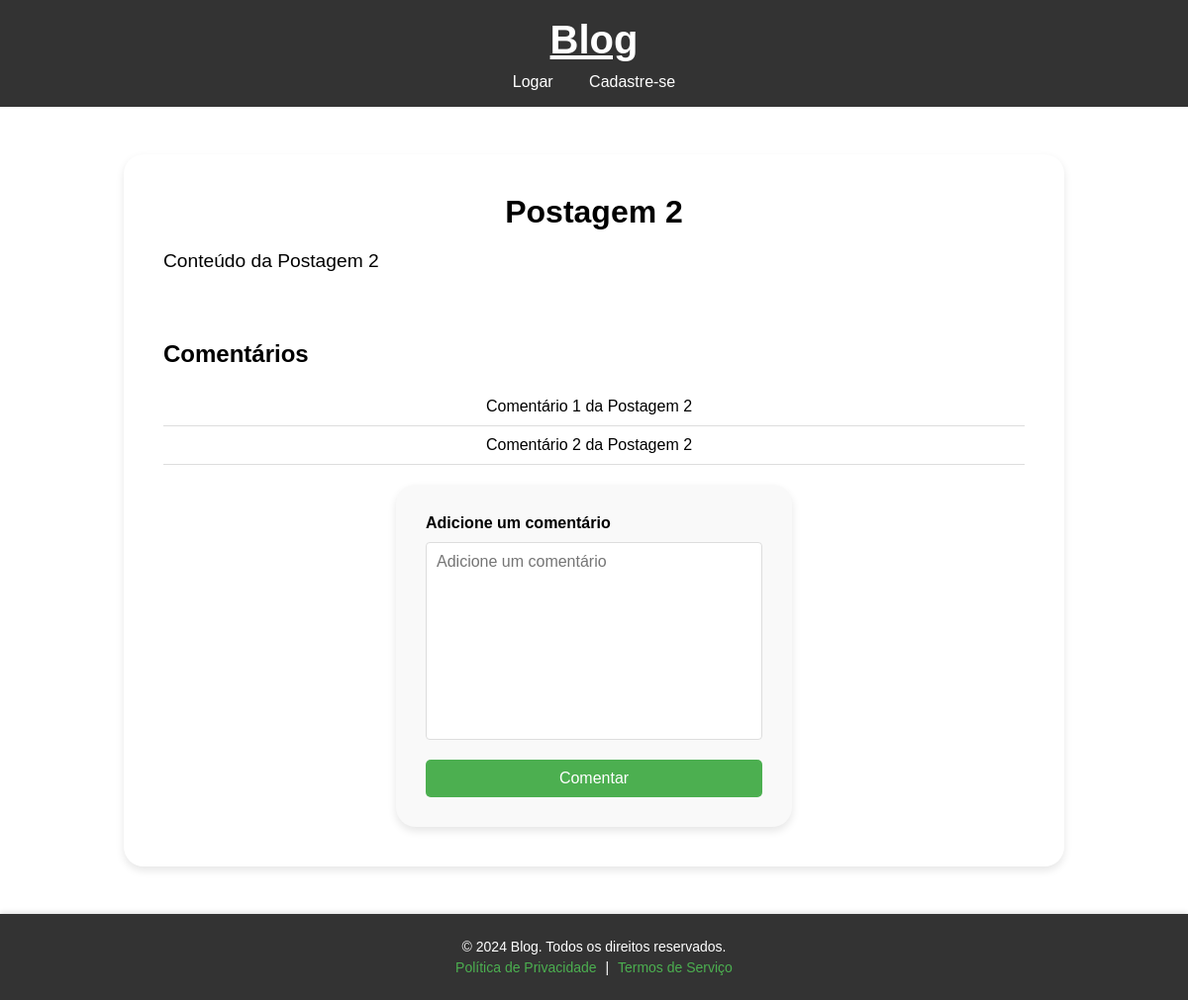
The page /blog/postagem/3 on the database its author committed.
### tables this page shows
CREATE TABLE postagens (
    id INTEGER PRIMARY KEY AUTOINCREMENT,
    titulo TEXT NOT NULL,
    conteudo TEXT NOT NULL,
    usuario_id INTEGER NOT NULL,
    FOREIGN KEY (usuario_id) REFERENCES usuarios(id)
);

CREATE TABLE comentarios (
    id INTEGER PRIMARY KEY AUTOINCREMENT,
    conteudo TEXT NOT NULL,
    postagem_id INTEGER NOT NULL,
    usuario_id INTEGER NOT NULL,
    FOREIGN KEY (postagem_id) REFERENCES postagens(id),
    FOREIGN KEY (usuario_id) REFERENCES usuarios(id)
);

### routes/blog_routes.py (the view, shortened to what this page needs)
@blog_bp.route('/postagem/<int:postagem_id>', methods=['GET', 'POST'])
def detalhe_postagem(postagem_id):
    db = get_db()
    postagem = db.execute(
        'SELECT id, titulo, conteudo, usuario_id FROM postagens WHERE id = ?',
        (postagem_id,)
    ).fetchone()
    if not postagem:
        return "Postagem não encontrada", 404
    comentarios = db.execute(
        'SELECT id, conteudo, usuario_id FROM comentarios WHERE postagem_id = ?',
        (postagem_id,)
    ).fetchall()
    return render_template('detalhe_postagem.html', postagem=postagem, comentarios=comentarios)

### models/db.py (called while the page is built)
def get_db():
    if 'db' not in g:
        g.db = sqlite3.connect(current_app.config['DATABASE'])
        g.db.row_factory = sqlite3.Row
    return g.db

### templates/detalhe_postagem.html (shortened to what this page needs)
{% extends "base.html" %}
{% block content %}
<div class="post-container">
    <div class="post-detalhe">
        <h1>{{ postagem['titulo'] }}</h1>
        <p>{{ postagem['conteudo'] }}</p>
    </div>
    <div class="comentarios">
        <h2>Comentários</h2>
        {% if comentarios %}
            <ul>
                {% for comentario in comentarios %}
                    <li class="comentario">
                        <span>{{ comentario['conteudo'] }}</span>
                    </li>
                {% endfor %}
            </ul>
        {% else %}
            <p>Sem comentários ainda.</p>
        {% endif %}
        <form class="add_post" method="POST" action="{{ url_for('blog.comentar_postagem', postagem_id=postagem['id']) }}">
            <h4>Adicione um comentário</h4>
            <textarea name="conteudo" placeholder="Adicione um comentário" required></textarea>
            <button type="submit" class="btn">Comentar</button>
        </form>
    </div>
</div>
{% endblock %}

### static/css/main.css (style rules this page uses)
* { font-family: Arial, sans-serif; margin: 0; padding: 0; box-sizing: border-box; }
html, body { min-height: 100%; display: flex; flex-direction: column; height: 100vh; }
h4 { padding-bottom: 10px; }

### static/css/form.css (style rules this page uses)
input, textarea { width: 100%; padding: 10px; margin-bottom: 15px; border: 1px solid #ccc; border-radius: 4px; box-sizing: border-box; }
button[type="submit"] { background-color: #4CAF50; color: white; border: none; cursor: pointer; padding: 10px 15px; width: 100%; font-size: 16px; }
ul { list-style-type: none; padding: 0; margin: 20px 0; color: red; text-align: center; }

### static/css/post.css (style rules this page uses)
h1 { font-size: 24px; text-align: center; margin-bottom: 20px; }
input, textarea { width: 100%; padding: 10px; margin-bottom: 20px; border: 1px solid #ddd; border-radius: 4px; font-size: 16px; color: #333; background-color: #fff; }
button { width: 100%; padding: 12px; background-color: #333; color: white; border: none; border-radius: 4px; font-size: 16px; cursor: pointer; transition: background-color 0.3s ease; }
textarea { height: 200px; resize: none; }

### static/css/detalhe_post.css (style rules this page uses)
.post-container { width: 950px; padding: 40px; border-radius: 20px; box-shadow: 0 4px 9px rgba(0, 0, 0, 0.1); }
.post-detalhe { margin-bottom: 2em; }
.post-detalhe h1 { font-size: 2rem; margin-bottom: 1rem; }
.post-detalhe p { font-size: 1.2rem; line-height: 1.6; margin-bottom: 1.5rem; }
.comentarios { margin-top: 4rem; }
.comentarios ul li { display: flex; justify-content: space-between; align-items: center; padding: 10px; border-bottom: 1px solid #ddd; font-size: 16px; }
ul li span { color: #000; flex-grow: 1; margin-right: 10px; word-wrap: break-word; }
.comentarios ul { list-style-type: none; padding: 20px 0; margin: 0; }
.comentarios li { padding: 0.5rem; border-bottom: 1px solid #ddd; }
.comentarios textarea { width: 100%; min-height: 80px; margin-bottom: 1rem; }
.btn { display: inline-block; padding: 0.5rem 1rem; color: #fff; background-color: #007bff; border: none; border-radius: 5px; text-decoration: none; cursor: pointer; }

### rows shown on the page
postagens: titulo "Postagem 2", conteudo "Conteúdo da Postagem 2"
comentarios: conteudo "Comentário 1 da Postagem 2"
comentarios: conteudo "Comentário 2 da Postagem 2"
